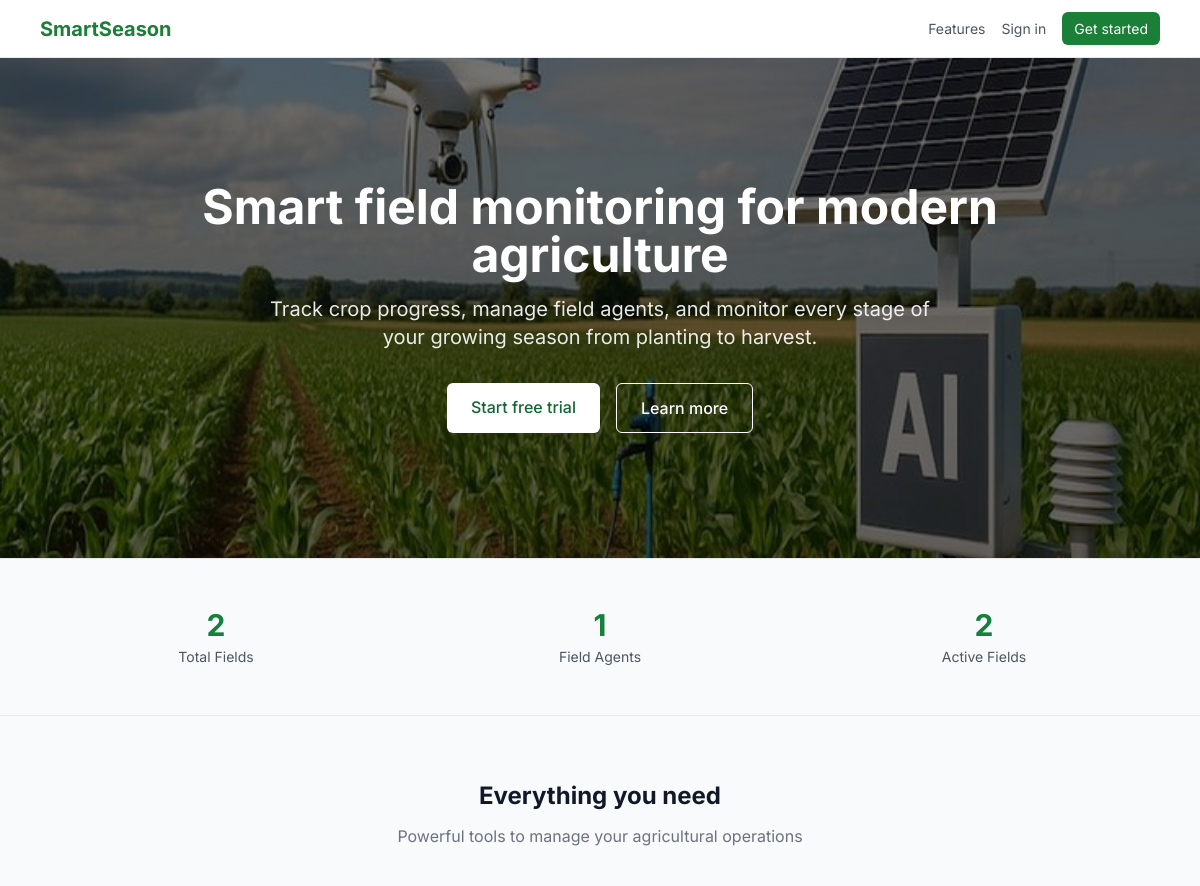
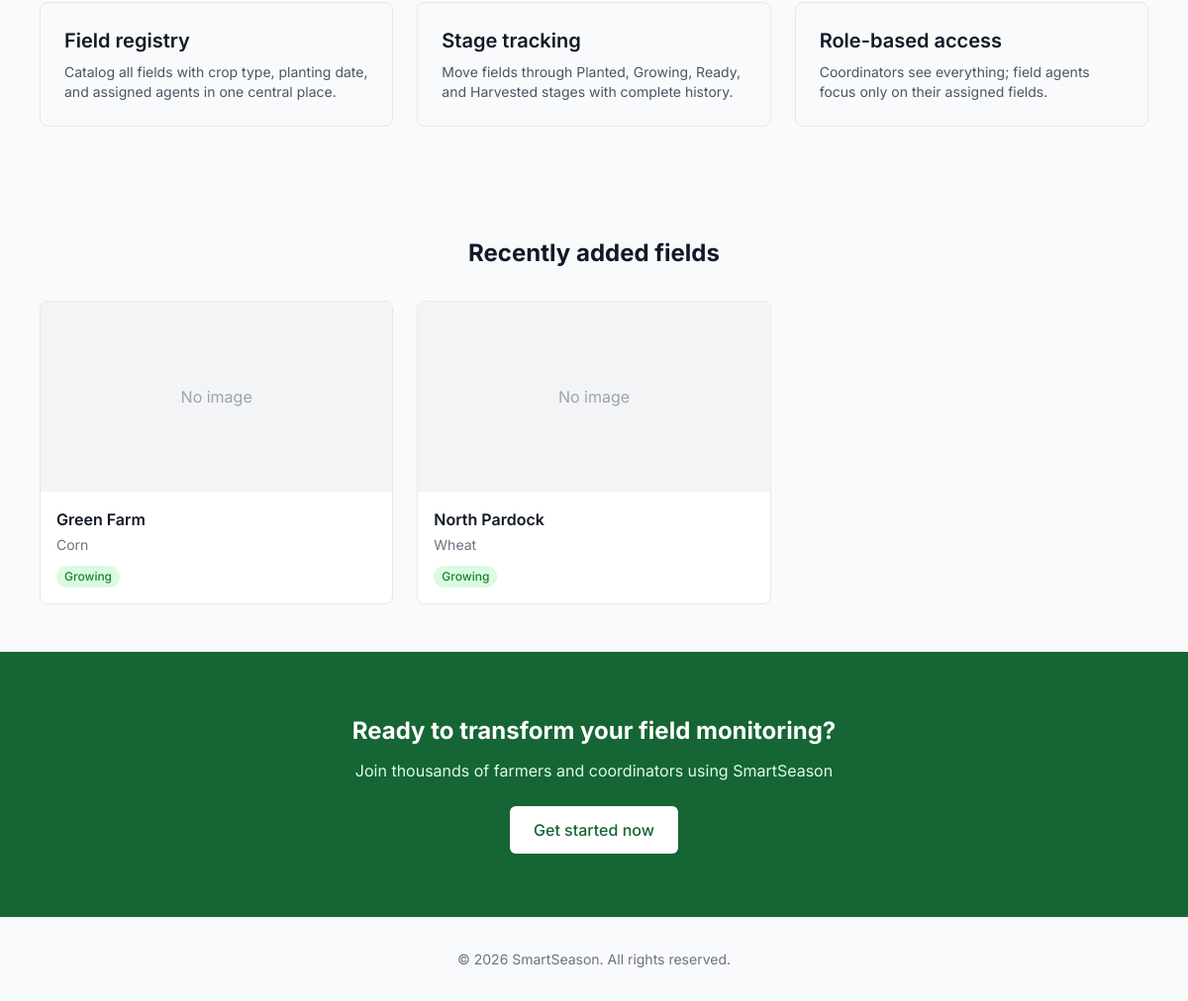
The page / on the database its author committed (2 pictures, top to bottom).
### fields/models.py (models this page shows, shortened)
class Field(models.Model):
    CROP_TYPES = [
        ('corn', 'Corn'),
        ('wheat', 'Wheat'),
        ('soybean', 'Soybean'),
        ('rice', 'Rice'),
        ('cotton', 'Cotton'),
        ('other', 'Other'),
    ]
    STAGE_CHOICES = [
        ('planted', 'Planted'),
        ('growing', 'Growing'),
        ('ready', 'Ready'),
        ('harvested', 'Harvested'),
    ]
    name = models.CharField(max_length=100)
    crop_type = models.CharField(max_length=20, choices=CROP_TYPES)
    planting_date = models.DateField()
    current_stage = models.CharField(max_length=20, choices=STAGE_CHOICES, default='planted')
    assigned_agent = models.ForeignKey(User, on_delete=models.SET_NULL, null=True, blank=True, related_name='assigned_fields')
    created_by = models.ForeignKey(User, on_delete=models.CASCADE, related_name='created_fields')
    created_at = models.DateTimeField(auto_now_add=True)
    updated_at = models.DateTimeField(auto_now=True)
    image = CloudinaryField(
        'image',
        folder='field_images/',
        blank=True,
        null=True,
        help_text="Upload a photo of the field"
    )
    def calculate_status(self):
        days_since_planting = (timezone.now().date() - self.planting_date).days
        if self.current_stage == 'harvested':
            return 'completed'
        if self.current_stage == 'planted' and days_since_planting > 30:
            return 'at_risk'
        elif self.current_stage == 'growing' and days_since_planting > 90:
            return 'at_risk'
        elif self.current_stage == 'ready' and days_since_planting > 120:
            return 'at_risk'
        return 'active'

### dashboard/views.py (the view)
# urls.py: path('', home_page, name='home'),  # Use the new view
def home_page(request):
    total_fields = Field.objects.count()
    total_agents = User.objects.filter(groups__name='Field Agent').count()
    active_fields = 0
    at_risk_fields = 0
    completed_fields = 0
    for field in Field.objects.all():
        status = field.calculate_status()
        if status == 'active':
            active_fields += 1
        elif status == 'at_risk':
            at_risk_fields += 1
        elif status == 'completed':
            completed_fields += 1
    recent_fields = Field.objects.order_by('-created_at')[:3]
    context = {
        'total_fields': total_fields,
        'total_agents': total_agents,
        'active_fields': active_fields,
        'at_risk_fields': at_risk_fields,
        'completed_fields': completed_fields,
        'recent_fields': recent_fields,
    }
    return render(request, 'home.html', context)

### templates/home.html (shortened to what this page needs)
{% extends 'base.html' %}
{% load static %}
{% block auth_content %}
<div class="hero-section" style="background-image: url('{% static "images/hero-fields.jpg" %}');">
    <div class="hero-overlay"></div>
    <div class="hero-content max-w-4xl mx-auto px-4 text-center">
        <h1 class="text-4xl md:text-5xl font-bold text-white mb-4">Smart field monitoring for modern agriculture</h1>
        <p class="text-lg md:text-xl text-white/90 mb-8 max-w-2xl mx-auto">Track crop progress, manage field agents, and monitor every stage of your growing season from planting to harvest.</p>
        <div class="flex flex-wrap gap-4 justify-center">
            <a href="{% url 'account_signup' %}" class="bg-white text-green-800 px-6 py-3 rounded-md font-medium hover:bg-gray-100 transition">Start free trial</a>
            <a href="#features" class="border border-white text-white px-6 py-3 rounded-md font-medium hover:bg-white/10 transition">Learn more</a>
        </div>
    </div>
</div>
<div class="bg-gray-50 border-y border-gray-200 py-12">
    <div class="max-w-6xl mx-auto px-4">
        <div class="grid grid-cols-1 md:grid-cols-3 gap-8 text-center">
            <div>
                <div class="text-3xl font-bold text-green-700">{{ total_fields }}</div>
                <div class="text-sm text-gray-600 mt-1">Total Fields</div>
            </div>
            <div>
                <div class="text-3xl font-bold text-green-700">{{ total_agents }}</div>
                <div class="text-sm text-gray-600 mt-1">Field Agents</div>
            </div>
            <div>
                <div class="text-3xl font-bold text-green-700">{{ active_fields }}</div>
                <div class="text-sm text-gray-600 mt-1">Active Fields</div>
            </div>
        </div>
    </div>
</div>
<div id="features" class="max-w-6xl mx-auto px-4 py-16">
    <h2 class="text-2xl font-bold text-center text-gray-900 mb-3">Everything you need</h2>
    <p class="text-center text-gray-500 mb-10">Powerful tools to manage your agricultural operations</p>
    <div class="grid md:grid-cols-3 gap-6">
        <div class="border border-gray-200 rounded-lg p-6 hover:shadow-md transition">
            <div class="text-xl font-semibold text-gray-900 mb-2">Field registry</div>
            <p class="text-gray-600 text-sm">Catalog all fields with crop type, planting date, and assigned agents in one central place.</p>
        </div>
        <div class="border border-gray-200 rounded-lg p-6 hover:shadow-md transition">
            <div class="text-xl font-semibold text-gray-900 mb-2">Stage tracking</div>
            <p class="text-gray-600 text-sm">Move fields through Planted, Growing, Ready, and Harvested stages with complete history.</p>
        </div>
        <div class="border border-gray-200 rounded-lg p-6 hover:shadow-md transition">
            <div class="text-xl font-semibold text-gray-900 mb-2">Role-based access</div>
            <p class="text-gray-600 text-sm">Coordinators see everything; field agents focus only on their assigned fields.</p>
        </div>
    </div>
</div>
{% if recent_fields %}
<div class="bg-gray-50 py-12">
    <div class="max-w-6xl mx-auto px-4">
        <h2 class="text-2xl font-bold text-center text-gray-900 mb-8">Recently added fields</h2>
        <div class="grid md:grid-cols-3 gap-6">
            {% for field in recent_fields %}
            <div class="bg-white border border-gray-200 rounded-lg overflow-hidden hover:shadow-md transition">
                {% if field.image and field.image.url %}
                <div class="h-48 overflow-hidden">
                    <img src="{{ field.image.url }}" alt="{{ field.name }}" class="w-full h-full object-cover">
                </div>
                {% else %}
                <div class="h-48 bg-gray-100 flex items-center justify-center text-gray-400">
                    No image
                </div>
                {% endif %}
                <div class="p-4">
                    <div class="font-semibold text-gray-900">{{ field.name }}</div>
                    <div class="text-sm text-gray-500 mt-1">{{ field.get_crop_type_display }}</div>
                    <div class="mt-2">
                        <span class="badge badge-{{ field.current_stage }}">{{ field.get_current_stage_display }}</span>
                    </div>
                </div>
            </div>
            {% endfor %}
        </div>
    </div>
</div>
{% endif %}
<div class="bg-green-800 text-white py-16">
    <div class="max-w-3xl mx-auto text-center px-4">
        <h2 class="text-2xl font-bold mb-3">Ready to transform your field monitoring?</h2>
        <p class="text-green-100 mb-6">Join thousands of farmers and coordinators using SmartSeason</p>
        <a href="{% url 'account_signup' %}" class="inline-block bg-white text-green-800 px-6 py-3 rounded-md font-medium hover:bg-gray-100 transition">Get started now</a>
    </div>
</div>
<footer class="border-t border-gray-200 py-8 text-center text-sm text-gray-500">
    <div class="max-w-6xl mx-auto px-4">
        <p>&copy; 2026 SmartSeason. All rights reserved.</p>
    </div>
</footer>
{% endblock %}

### templates/base.html (shortened to what this page needs)
<!DOCTYPE html>
<html lang="en">
<head>
    <script src="https://cdn.tailwindcss.com"></script>
</head>
<body class="bg-gray-50">
    <nav style="background-color: white; border-bottom: 1px solid #e5e7eb; position: sticky; top: 0; z-index: 50;">
        <div style="max-width: 72rem; margin: 0 auto; padding: 0.75rem 1rem; display: flex; justify-content: space-between; align-items: center;">
            <a href="/" style="font-weight: bold; font-size: 1.25rem; color: #1a7f37; text-decoration: none;">SmartSeason</a>
            <div style="display: flex; gap: 1rem; align-items: center;">
                {% if user.is_authenticated %}
                    <a href="/dashboard/" style="color: #4b5563; text-decoration: none; font-size: 0.875rem;">Dashboard</a>
                    <a href="/fields/" style="color: #4b5563; text-decoration: none; font-size: 0.875rem;">Fields</a>
                    <a href="/accounts/profile/" style="color: #4b5563; text-decoration: none; font-size: 0.875rem;">Profile</a>
                    <a href="{% url 'account_logout' %}" style="color: #dc2626; text-decoration: none; font-size: 0.875rem;">Sign out</a>
                {% else %}
                    <a href="#features" style="color: #4b5563; text-decoration: none; font-size: 0.875rem;">Features</a>
                    <a href="{% url 'account_login' %}" style="color: #4b5563; text-decoration: none; font-size: 0.875rem;">Sign in</a>
                    <a href="{% url 'account_signup' %}" style="background-color: #1a7f37; color: white; padding: 0.375rem 0.75rem; border-radius: 0.375rem; text-decoration: none; font-size: 0.875rem;">Get started</a>
                {% endif %}
            </div>
        </div>
    </nav>
    {% if user.is_authenticated %}
    <div class="md:hidden fixed top-20 left-4 z-50">
        <button id="menuToggle" class="p-2 bg-white rounded-md shadow-sm border border-gray-200">
            <svg width="20" height="20" viewBox="0 0 24 24" fill="none" stroke="currentColor" stroke-width="2" stroke-linecap="round" stroke-linejoin="round">
                <line x1="3" y1="12" x2="21" y2="12"></line>
                <line x1="3" y1="6" x2="21" y2="6"></line>
                <line x1="3" y1="18" x2="21" y2="18"></line>
            </svg>
        </button>
    </div>
    <div class="flex min-h-screen">
        <aside id="sidebar" class="sidebar-mobile md:translate-x-0 w-64 bg-white border-r border-gray-200 shadow-sm overflow-y-auto fixed md:relative inset-y-0 left-0">
            <div class="p-4">
                <div class="mb-6 p-3 bg-gray-50 rounded-md border border-gray-200">
                    <div class="font-medium text-gray-900">{{ user.get_full_name|default:user.username }}</div>
                    <div class="text-xs text-gray-500 mt-0.5">
                        {% if user.is_superuser or user.groups.all.0.name == 'Admin' %}
                            Coordinator
                        {% elif user.groups.all.0.name == 'Field Agent' %}
                            Field Agent
                        {% else %}
                            User
                        {% endif %}
                    </div>
                </div>
                <nav class="space-y-1">
                    <a href="/dashboard/" class="sidebar-item {% if request.path == '/dashboard/' %}active{% endif %}">Dashboard</a>
                    <a href="/fields/" class="sidebar-item {% if '/fields/' in request.path and '/fields/create/' not in request.path %}active{% endif %}">Fields</a>
                    {% if user.is_superuser or user.groups.all.0.name == 'Admin' %}
                    <a href="/fields/create/" class="sidebar-item">New Field</a>
                    {% endif %}
                    <a href="/accounts/profile/" class="sidebar-item {% if '/profile/' in request.path %}active{% endif %}">Profile</a>
                </nav>
            </div>
        </aside>
        <main class="flex-1 overflow-y-auto w-full">
            <div class="p-4 md:p-6">
                <div class="mb-6">
                    <h1 class="text-2xl font-bold text-gray-900">{% block page_title %}Dashboard{% endblock %}</h1>
                    <p class="text-gray-500 text-sm mt-1">{% block page_subtitle %}Welcome back, {{ user.get_full_name|default:user.username }}{% endblock %}</p>
                </div>
                {% if messages %}
                    {% for message in messages %}
                        <div class="alert alert-{% if message.tags == 'success' %}success{% elif message.tags == 'error' %}error{% elif message.tags == 'warning' %}warning{% else %}info{% endif %} mb-4">
                            {{ message }}
                        </div>
                    {% endfor %}
                {% endif %}
                {% block content %}{% endblock %}
            </div>
        </main>
    </div>
    <div id="menuOverlay" class="fixed inset-0 bg-black bg-opacity-40 hidden md:hidden z-40" onclick="closeMenu()"></div>
    <script>
        const menuToggle = document.getElementById('menuToggle');
        const sidebar = document.getElementById('sidebar');
        const overlay = document.getElementById('menuOverlay');
        function openMenu() {
            sidebar.classList.add('open');
            overlay.classList.remove('hidden');
        }
        function closeMenu() {
            sidebar.classList.remove('open');
            overlay.classList.add('hidden');
        }
        if (menuToggle) {
            menuToggle.addEventListener('click', openMenu);
        }
    </script>
    {% else %}
        {% block auth_content %}{% endblock %}
    {% endif %}
</body>
</html>

### templates/base.html (style rules this page uses)
* { font-family: 'Inter', sans-serif; }
.badge { display: inline-block; padding: 0.125rem 0.5rem; font-size: 0.75rem; font-weight: 500; border-radius: 2rem; }
.badge-growing { background-color: #dafbe1; color: #1a7f37; }
.hero-section { position: relative; background-size: cover; background-position: center; background-repeat: no-repeat; min-height: 550px; display: flex; align-items: center; }
.hero-overlay { position: absolute; top: 0; left: 0; right: 0; bottom: 0; background: linear-gradient(135deg, rgba(0, 0, 0, 0.5) 0%, rgba(0, 0, 0, 0.6) 100%); }
.hero-content { position: relative; z-index: 1; }

### templates/home.html (style rules this page uses)
.hero-section { position: relative; background-size: cover; background-position: center 30%; background-repeat: no-repeat; min-height: 500px; display: flex; align-items: center; }
.hero-overlay { position: absolute; top: 0; left: 0; right: 0; bottom: 0; background: linear-gradient(135deg, rgba(0, 0, 0, 0.5) 0%, rgba(0, 0, 0, 0.6) 100%); }
.hero-content { position: relative; z-index: 1; }
.badge { display: inline-block; padding: 0.125rem 0.5rem; font-size: 0.75rem; font-weight: 500; border-radius: 2rem; }
.badge-growing { background-color: #dafbe1; color: #1a7f37; }

### rows shown on the page
Field: shows "No image", name "Green Farm", crop_type "Corn", current_stage "Growing"
Field: shows "No image", name "North Pardock", crop_type "Wheat", current_stage "Growing"

### other values the page prints
{{ total_fields }} "2"
{{ total_agents }} "1"
{{ active_fields }} "2"
